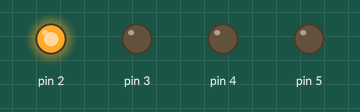
This sketch was run on a simulated Arduino Uno, built with avr-gcc and run on an emulated ATmega328P. Parts: output pins drawn as LEDs (lit = HIGH).

Above: at 0.5 s.
At 2.5 s:
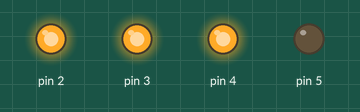
At 3.5 s:
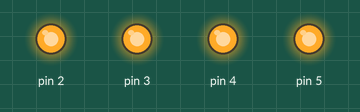
At 5.5 s:
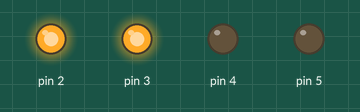
Timing chart, 0 to 6.9 s (numbered marks = the images above):
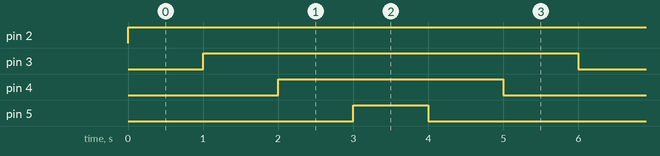

The sketch:

HW3_201824447.ino
```cpp
int pattern=1, shift;

void setup() {
  // put your setup code here, to run once:
  Serial.begin(9600); // 시리얼 통신 초기화
  for(int i = 2; i<6; i++) {
    pinMode(i,OUTPUT); //Output 모드로 설정
    digitalWrite(i,LOW); //꺼진 상태로 시작
  }

}
void loop() {
   for(int index=1; index<7; index++){
    if(pattern==1){
    digitalWrite(2,HIGH);
    digitalWrite(3,LOW);
    digitalWrite(4,LOW);
    digitalWrite(5,LOW);
    delay(1000);
    }
    else if(pattern==3){
    digitalWrite(2,HIGH);
    digitalWrite(3,HIGH);
    digitalWrite(4,LOW);
    digitalWrite(5,LOW);
    delay(1000);
    }
    else if(pattern==7){
    digitalWrite(2,HIGH);
    digitalWrite(3,HIGH);
    digitalWrite(4,HIGH);
    digitalWrite(5,LOW);
    delay(1000);
    }
    else if(pattern==15){
    digitalWrite(2,HIGH);
    digitalWrite(3,HIGH);
    digitalWrite(4,HIGH);
    digitalWrite(5,HIGH);
    delay(1000);
    }
    pattern=0x01;
    if(index<4) shift = index;
    else shift = 6-index;
    if(shift !=0){
    for(int i=0; i<shift; i++){
      pattern = (pattern << 1) | 0x01;
      }
    }
  }
}
```

Measured:
- by itself, pin 2: LOW → HIGH at 0.00 s
- by itself, pin 3: alternates HIGH for 5.0 s and LOW for 1.0 s
- by itself, pin 4: alternates HIGH for 3.0 s and LOW for 3.0 s
- by itself, pin 5: alternates HIGH for 1.0 s and LOW for 5.0 s
